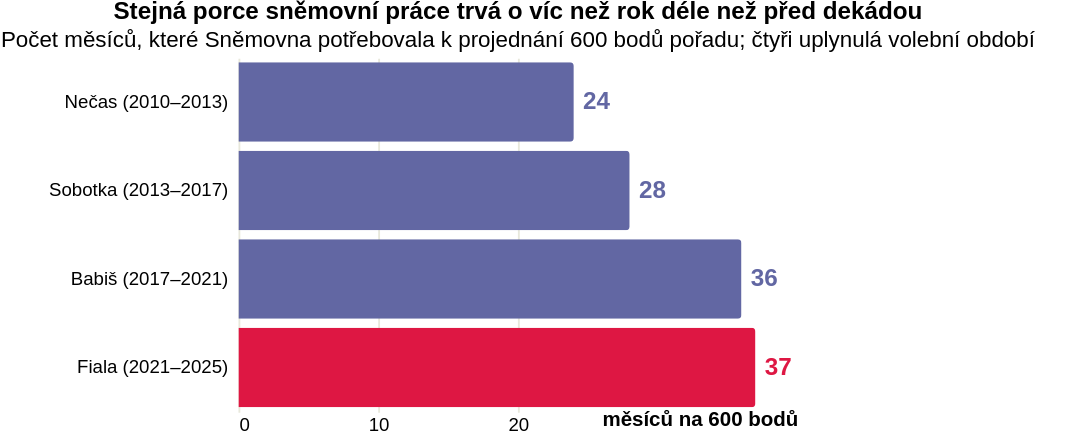

Specify this chart in Vega-Lite:
### Vega-Lite specification from a JSON file in a GitHub repository (floating-point values rounded to 4 significant figures)
{"_source": "Poslanecká sněmovna PČR, [analýza DataTimes pro iROZHLAS.cz](https://www.irozhlas.cz/zpravy-domov/snemovna-obstrukce-opozice-babis-okamura_2504040500_jab) · Nové volební období (od prosince 2025) srovnatelnou porci bodů zatím neprojednalo; řečnický čas v jeho prvním půlroce klesl z 39 na 31 hodin měsíčně.", "$schema": "https://vega.github.io/schema/vega-lite/v5.json", "description": "Kolik měsíců potřebovala Sněmovna k projednání 600 bodů", "title": {"text": "Stejná porce sněmovní práce trvá o víc než rok déle než před dekádou", "subtitle": "Počet měsíců, které Sněmovna potřebovala k projednání 600 bodů pořadu; čtyři uplynulá volební období"}, "height": 190, "data": {"values": [{"vlada": "Nečas (2010–2013)", "mesice": 24, "poradi": 1, "zvyrazneni": "ne"}, {"vlada": "Sobotka (2013–2017)", "mesice": 28, "poradi": 2, "zvyrazneni": "ne"}, {"vlada": "Babiš (2017–2021)", "mesice": 36, "poradi": 3, "zvyrazneni": "ne"}, {"vlada": "Fiala (2021–2025)", "mesice": 37, "poradi": 4, "zvyrazneni": "ano"}]}, "layer": [{"mark": {"type": "bar", "cornerRadiusEnd": 2}, "encoding": {"y": {"field": "vlada", "type": "nominal", "sort": ["Nečas (2010–2013)", "Sobotka (2013–2017)", "Babiš (2017–2021)", "Fiala (2021–2025)"], "title": null, "axis": {"domain": false, "ticks": false, "labelPadding": 6}}, "x": {"field": "mesice", "type": "quantitative", "title": "měsíců na 600 bodů", "axis": {"grid": true, "gridColor": "#e8e8dc", "domain": false, "ticks": false, "values": [0, 10, 20], "titleAngle": 0, "titleAnchor": "end", "titleAlign": "right", "titlePadding": -14, "titleFontWeight": "bold"}}, "color": {"field": "zvyrazneni", "type": "nominal", "legend": null, "scale": {"domain": ["ne", "ano"], "range": ["#6267a3", "#de1743"]}}, "tooltip": [{"field": "vlada", "title": "Období"}, {"field": "mesice", "title": "Měsíců na 600 bodů"}]}}, {"mark": {"type": "text", "align": "left", "dx": 5, "fontWeight": "bold", "fontSize": 13}, "encoding": {"y": {"field": "vlada", "type": "nominal", "sort": ["Nečas (2010–2013)", "Sobotka (2013–2017)", "Babiš (2017–2021)", "Fiala (2021–2025)"]}, "x": {"field": "mesice", "type": "quantitative"}, "text": {"field": "mesice"}, "color": {"field": "zvyrazneni", "type": "nominal", "legend": null, "scale": {"domain": ["ne", "ano"], "range": ["#6267a3", "#de1743"]}}}}], "config": {"view": {"stroke": "transparent"}}, "padding": {"right": 30}}
